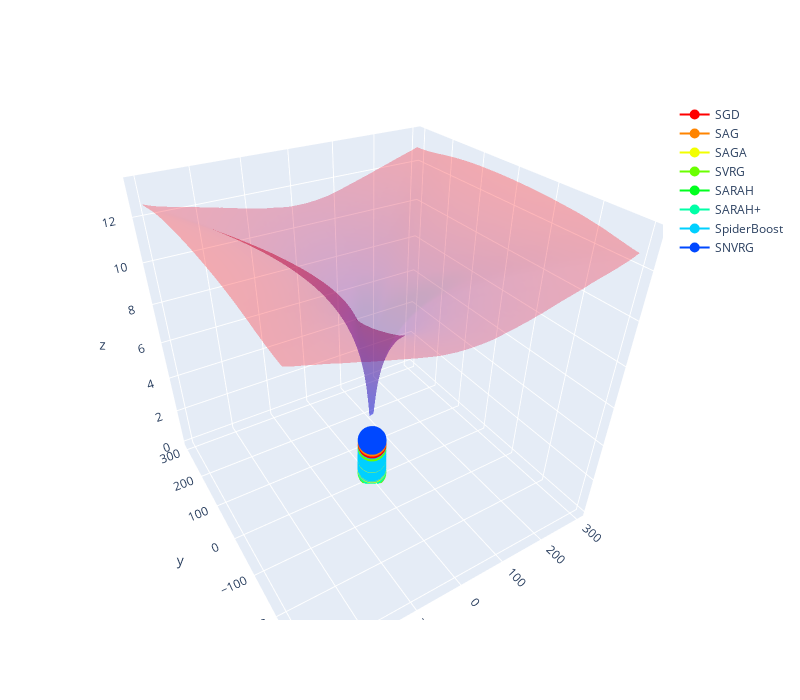

Notebook code cell kept with this figure:
### Markdown cell above
## Animation

### Code cell
import plotly.graph_objects as go

x = np.linspace(-300, 300, 100)
y = np.linspace(-300, 300, 100)
X, Y = np.meshgrid(x, y)
Z = np.array([
    [loss(data, [x,y], targets) for x,y in zip(x_r, y_r)]
    for x_r, y_r in zip(X,Y)
])



figure_data = [
    go.Surface(
        showscale=False,
        z=Z, x=X, y=Y,
        colorscale=[[0, 'rgba(0,0,255, 0.3)'], [1, 'rgba(255,0,0, 0.3)']],
        colorbar=None
    ),
]
tracks = [
    track_w_sgd,
    track_w_sag,
    track_w_saga,
    track_w_svrg,
    track_w_sarah,
    track_w_sarah_plus,
    track_w_spider_boost,
    track_w_snvrg
]
names = [
    "SGD", "SAG", "SAGA", "SVRG", "SARAH", "SARAH+", "SpiderBoost", "SNVRG"
]


only_each_n = 3
for i, (track, name) in enumerate(zip(tracks, names)):
    track = track[::only_each_n]
    xx, yy = np.hsplit(np.array(track),2)
    zz = np.array([loss(data, w_, targets) for w_ in track])
    xx = xx.reshape(-1)
    yy = yy.reshape(-1)
    zz = zz.reshape(-1)
    color = int(i/len(tracks)*255)
    figure_data.append(
        go.Scatter3d(
            name=name,
            x=xx, y=yy, z=zz,
            marker=dict(
                size=10,
                color=f"hsl({color}, 100%, 50%)",
                colorscale='Viridis',
            ),
            line=dict(
                color=f"hsl({color}, 100%, 50%)",
                width=2
            )
        )
    )

fig = go.Figure(data=figure_data)

fig.update_layout(
    width=800,height=700,autosize=False,
    scene=dict(
        aspectratio = dict( x=1, y=1, z=1 ),
        aspectmode = 'manual'
    ),
)

camera = dict(
    up=dict(x= 0, y=0, z= 1),
    center=dict(x= 0, y=0, z=0),
    eye=dict(x=-0.8023838506027073,y=-1.3178773620783153,z=1.0871427757261114)
)
fig.update_layout(scene_camera=camera)

fig.show()


# USED TO FIND CAMERA
# import plotly.graph_objects as go
# import dash
# import dash_core_components as dcc
# import dash_html_components as html
# from dash.dependencies import Input, Output
# app = dash.Dash()
# app.layout = html.Div([
#     html.Div(id="output"),        # use to print current relayout values
#     dcc.Graph(id="fig", figure=fig)
# ])
# @app.callback(
#     Output("output", "children"),
#     Input("fig", "relayoutData")
# )
# def show_data(data):
#     # show camera settings like eye upon change
#     return [str(data)]
# app.run_server(debug=False, use_reloader=False)
